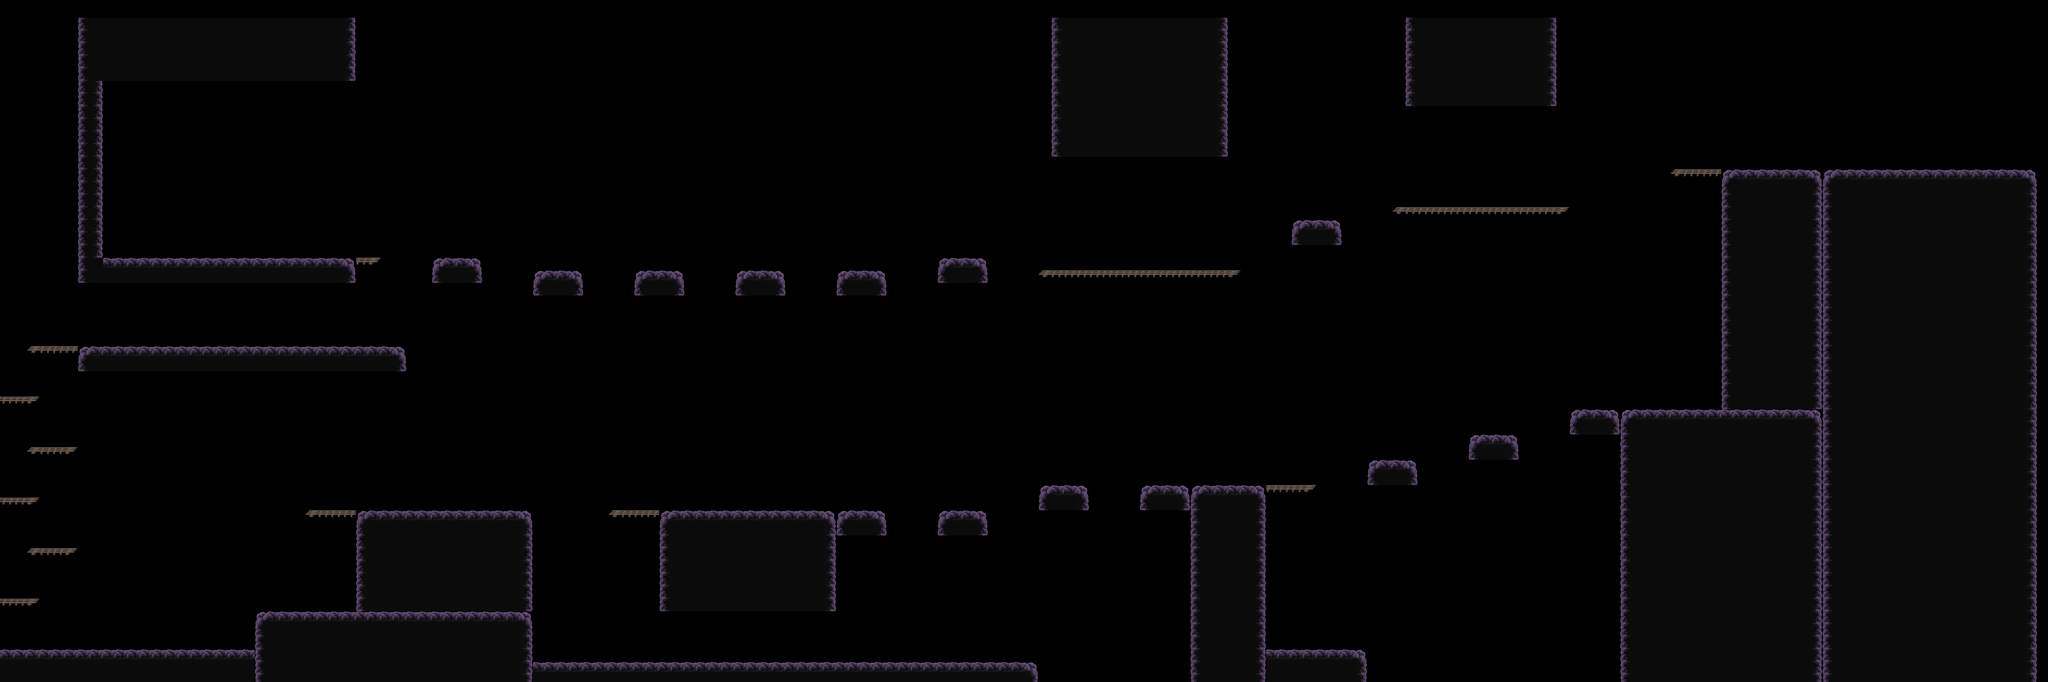

A level layout from a 2D game, rendered from its tile map. Below: a short description, then the map file with tile-grid data replaced by summaries:
An orthogonal 162x54 tile map with 40x40 px tiles, 1 tile layer (タイル・レイヤー 1).

<map version="1.4" tiledversion="2020.11.25" orientation="orthogonal" renderorder="right-down" width="162" height="54" tilewidth="40" tileheight="40" infinite="0" nextlayerid="2" nextobjectid="1">
 <editorsettings>
  <export target="../../mapArufa/MaouMapBlock.csv" format="csv" />
 </editorsettings>
 <tileset firstgid="1" source="../../map/Block.tsx" />
 <layer id="1" name="タイル・レイヤー 1" width="162" height="54" offsetx="-34.6667" offsety="56">
  <data>[8748 cells, 2606 non-empty, 9 distinct tile ids]</data>
 </layer>
</map>